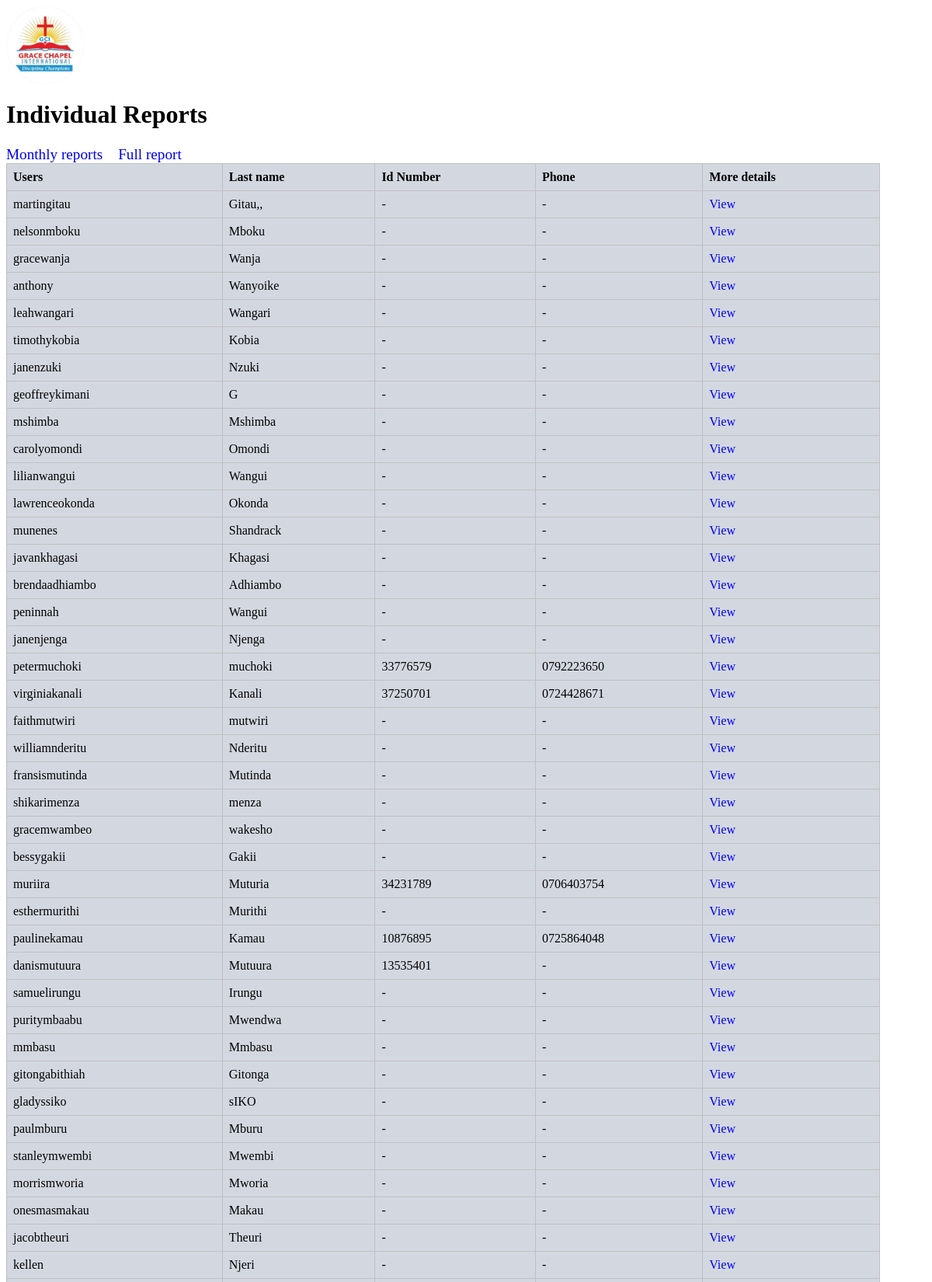
The app's page /Panel/ (signed in, upper part) with its own data.
### web/models.py (models this page shows, shortened)
class room(models.Model):
    host=models.ForeignKey(User, on_delete=models.SET_NULL, null=True)
    topic=models.ForeignKey(topic, on_delete=models.SET_NULL, null=True)
    Firstname = models.CharField(null=True, blank=True, max_length=200)
    name=models.CharField(max_length=255)
    lastName = models.CharField(null=True, blank=True, max_length=200)
    Email = models.EmailField(null=True, blank=True, max_length=200)
    phone = models.CharField(null=True, blank=True, max_length=200)
    identity= models.CharField(null=True, blank=True, max_length=255)
    KANGOYA = 'KANGOYA'
    KASPHAT = 'KASPHAT'
    NGARA = 'NGARA'
    GRACE_FAMILY= 'GRACE_FAMILY'
    WHITE_HOUSE = 'WHITE_HOUSE'
    KASARANI= 'KASARANI'
    KIKUYU = 'KIKUYU'
    KENYATTA = 'KENYATTA'
    MUCATHA = 'MUCATHA'
    TRUTH_SEEKERS = 'TRUTH_SEEKERS'
    RUIRU = 'RUIRU'
    GACHIE = 'GACHIE'
    SHAMMAH = 'SHAMMAH'
    THINDIGUA = 'THINDIGUA'
    MOMBASA_RD = 'MOMBASA_RD'
    JAMHURI = 'JAMHURU'
    KAHAWA = 'KAHAWA'
    BLOOM_HILL_KAWAIDA = 'BLOOM_HILL_KAWAIDA'
    THIKA= 'THIKA'
    JUJA= 'JUJA'
    CHOICES = [
        (KANGOYA,'Kangoya'),
        (KASPHAT,'Kasphat'),
        (NGARA,'Ngara'),
        (GRACE_FAMILY ,'Grace_family'),
        (WHITE_HOUSE,'White_house'),
        (KASARANI,'Kasarani'),
        (KIKUYU ,'Kikuyu'),
        (KENYATTA, 'Kenyatta'),
        (MUCATHA ,'Mucatha'),
        (TRUTH_SEEKERS ,'Truth_seekers'),
        (RUIRU ,'Ruiru'),
        (GACHIE ,'Gachie'),
        (SHAMMAH,'Shammah'),
        (THINDIGUA ,'Thindigua'),
        (MOMBASA_RD,'Mombasa_rd'),
        (JAMHURI,'Jamhuri'),
        (KAHAWA,'Kahawa'),
        (BLOOM_HILL_KAWAIDA,'Bloom_hill_kawaida'),
        (THIKA,'Thika'),
        (JUJA,'juja'),
    ]
    HBC = models.CharField(null=True, blank=True, max_length=100)
    choice = models.CharField(
        max_length=100,
        choices=CHOICES,
        default=KANGOYA,
    )
    Parent = models.CharField(null=True, blank=True, max_length=200)
    Child = models.CharField(null=True, blank=True, max_length=200)
    Spouse = models.CharField(null=True, blank=True, max_length=200)
    description=models.TextField(null=True, blank=True)
    updated=models.DateTimeField(auto_now=True)
    created=models.DateTimeField(auto_now_add=True)
    class Meta:
        ordering = ['-updated', '-created']

### web/views.py (the view)
# urls.py: path('Panel/', views.Panel, name='Panel'),
@login_required(login_url='/login')
def Panel(request):
    payment=update.objects.all()
    detail=room.objects.all()
    context ={'detail':detail, 'payment': payment}
    return render(request, 'web/Panel.html', context)

### web/templates/web/Panel.html (shortened to what this page needs)
{%load static%}
{% block content %}
<div class="div" id="mn">
<div class="image">
    <img src="{% static 'images/logo.png'%}" />
    </div>
    <div class="report-container">
        <div class="report-header">
            <h1 class="recent-Articles">Individual Reports</h1>
        </div>
        <table id="example" class="table table-striped table-hover" style="width:95%">
    <thead>
      <tr class="bg-primary">
          <th class="bg-info">Users</th>
          <th class="bg-info">Last name</th>
          <th class="bg-info">Id Number</th>
          <th class="bg-info">Phone</th>
          <th class="bg-info">More details</th>
        </tr>
    </thead>
<tbody>
    {% for room in detail %}
    <tr class="table-warning">
        <td>{{room.host}}</td>
        <td>{{room.name}}</td>
        <td>{{room.identity}}</td>
        <td>{{room.phone}}</td>
        <td> <a href="{% url 'detail' room.id %}">View</a></td>
        {%endfor%}
        <a href="{% url 'single' %}" style="font-size: larger;">Monthly reports</a>
         <a href="{% url 'pdf' %}" style="margin-left: 20px; font-size: larger;" >Full report</a>
       </table>
       {%endblock%}

### web/templates/web/Panel.html (style rules this page uses)
td, th { border: 1px solid #C0C0C0; text-align: left; padding: 8px; background-color: #d3d8e0; }
tr:nth-child(even) { background-color: #C0C0C0; }
img { align-items: center; width: 100; }
a { display: inline-block; text-decoration: none; }
table { width: 100%; border-collapse: collapse; min-width: 600px; }

### records on screen
room: host "martingitau", name "Gitau,,", identity "-", phone "-"
room: host "nelsonmboku", name "Mboku", identity "-", phone "-"
room: host "gracewanja", name "Wanja", identity "-", phone "-"
room: host "anthony", name "Wanyoike", identity "-", phone "-"
room: host "leahwangari", name "Wangari", identity "-", phone "-"
room: host "timothykobia", name "Kobia", identity "-", phone "-"
room: host "janenzuki", name "Nzuki", identity "-", phone "-"
room: host "geoffreykimani", name "G", identity "-", phone "-"
room: host "mshimba", name "Mshimba", identity "-", phone "-"
room: host "carolyomondi", name "Omondi", identity "-", phone "-"
room: host "lilianwangui", name "Wangui", identity "-", phone "-"
room: host "lawrenceokonda", name "Okonda", identity "-", phone "-"
room: host "munenes", name "Shandrack", identity "-", phone "-"
room: host "javankhagasi", name "Khagasi", identity "-", phone "-"
room: host "brendaadhiambo", name "Adhiambo", identity "-", phone "-"
room: host "peninnah", name "Wangui", identity "-", phone "-"
room: host "janenjenga", name "Njenga", identity "-", phone "-"
room: host "petermuchoki", name "muchoki", identity "33776579", phone "0792223650"
room: host "virginiakanali", name "Kanali", identity "37250701", phone "0724428671"
room: host "faithmutwiri", name "mutwiri", identity "-", phone "-"
room: host "williamnderitu", name "Nderitu", identity "-", phone "-"
room: host "fransismutinda", name "Mutinda", identity "-", phone "-"
room: host "shikarimenza", name "menza", identity "-", phone "-"
room: host "gracemwambeo", name "wakesho", identity "-", phone "-"
room: host "bessygakii", name "Gakii", identity "-", phone "-"
room: host "muriira", name "Muturia", identity "34231789", phone "0706403754"
room: host "esthermurithi", name "Murithi", identity "-", phone "-"
room: host "paulinekamau", name "Kamau", identity "10876895", phone "0725864048"
room: host "danismutuura", name "Mutuura", identity "13535401", phone "-"
room: host "samuelirungu", name "Irungu", identity "-", phone "-"
room: host "puritymbaabu", name "Mwendwa", identity "-", phone "-"
room: host "mmbasu", name "Mmbasu", identity "-", phone "-"
room: host "gitongabithiah", name "Gitonga", identity "-", phone "-"
room: host "gladyssiko", name "sIKO", identity "-", phone "-"
room: host "paulmburu", name "Mburu", identity "-", phone "-"
room: host "stanleymwembi", name "Mwembi", identity "-", phone "-"
room: host "morrismworia", name "Mworia", identity "-", phone "-"
room: host "onesmasmakau", name "Makau", identity "-", phone "-"
room: host "jacobtheuri", name "Theuri", identity "-", phone "-"
room: host "kellen", name "Njeri", identity "-", phone "-"
